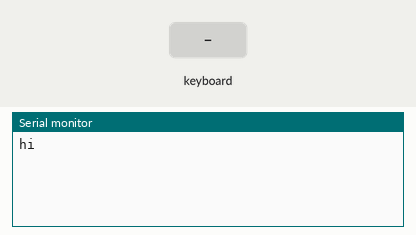
Bench run of a sketch on a simulated Arduino Uno, built with avr-gcc and run on an emulated ATmega328P. On the bench: the last lines printed to the serial monitor. The inputs (shaded band) are chosen by the test bench.

Above: at 2.2 s.
2.3 s: PS/2 keyboard text "5" received
At 3.5 s:
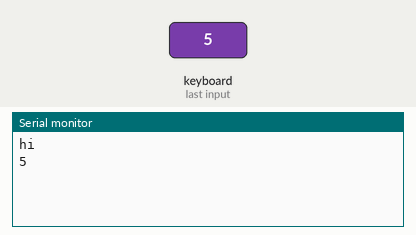
3.8 s: PS/2 keyboard text "90" received
At 5.0 s:
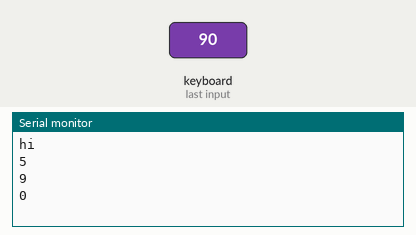

The sketch:

keyboard_debug.ino
```cpp
#include <PS2Keyboard.h>

// http://en.wikipedia.org/wiki/PS/2_port

#define DATA_PIN 2 // black
#define CLK_PIN 3 // white
PS2Keyboard keyboard;
boolean arrow_state = LOW;
int dir = 4;

void setup() {
  keyboard.begin(DATA_PIN,CLK_PIN);

  Serial.begin(9600);
  Serial.println("hi");
  delay(1000);

}

void loop() {
//  check_direction();
  if(keyboard.available()) {
    byte dat = keyboard.read();
    byte val = dat - '0';
    Serial.println(val,DEC);
////    delay(500);
//    if(val >= 0 && val <= 9) {
//      Serial.print(val, DEC);
//    } else if(dat == PS2_ENTER) {
//      Serial.println();
//    } else if(dat == PS2_ESC) {
//      Serial.println("[ESC]");
//    }
  }
}

//  int check_direction(){
//    if(keyboard.available()){
//      byte key = keyboard.read();
//      if(key==11) dir=0;
//      if(key==21) dir=1;
//      if(key==10) dir=2;
//      if(key==8) dir=3;
//    }
////    else arrow_state=LOW;
//  }
```

Measured:
- after the input at 2.3 s, the serial monitor: prints a new line at once (image 1)
- after the input at 3.8 s, the serial monitor: prints a new line at once (image 2)
